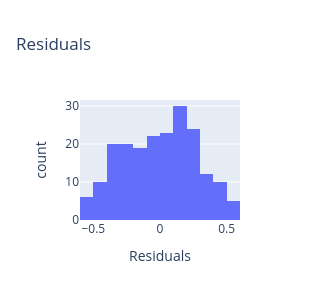

Notebook cell for this chart:
### Markdown cell above
### Supplementary: Controlling for latency & duration（补充：控制延迟与会话时长）

### Code cell
df = df_users.copy().merge(df_pids[['pid','condition','model','mean_response_latency_seconds','session_duration_minutes']],on='pid',how='left')
for col in ['feel_human','belief_human']:
    df[col] = (df[col] - 1) / 6

df['ai'] = (df['condition']!='human_therapist').replace({True: 'AI', False: 'Human'})

display(
    df.groupby('ai')[['belief_human','feel_human']]
      .agg(['mean','std'])
      .map(lambda x: f"{x*100:.1f}%" if pd.notnull(x) else "")
)

# ------------------------------------------------------------------------------------------------------------------------------------
# 运行模型
# ------------------------------------------------------------------------------------------------------------------------------------

for outcome in ['feel_human','belief_human']:

    print_title(outcome)

    # --- 2x4 模型
    model_df = df.loc[df['condition']!='human_therapist',].copy().reset_index(drop=True)

    model_fit = smf.ols(
        f'{outcome} ~ + C(model) * C(condition) + session_duration_minutes + mean_response_latency_seconds',
        data=model_df).fit()

    display_residuals(model_fit)
    anova_table = format_anova_table(model_fit)

    print('[2 x 4 model]')
    print(anova_table)

    # --- 三因素模型
    model_df = df.groupby(['pid','condition'])[[outcome,'session_duration_minutes','mean_response_latency_seconds']].mean().reset_index()

    model_fit = smf.ols(
        f'{outcome} ~ C(condition) + session_duration_minutes + mean_response_latency_seconds',
        data=model_df).fit()

    display_residuals(model_fit)
    anova_table = format_anova_table(model_fit)

    print('[3-way model]')
    print(anova_table)

    print(' ')
    print(anova_pairwise_comparisons(model_fit))

### Figure 1 — Plotly figure (JSON) as saved in the notebook; plotly's stock layout.template omitted (floating-point values rounded to 4 significant figures; data arrays with more than 128 entries replaced by an {"elided": "..."} marker saying what was removed)
{"data": [{"bingroup": "x", "hovertemplate": "variable=0<br>value=%{x}<br>count=%{y}<extra></extra>", "legendgroup": "0", "marker": {"color": "#636efa", "pattern": {"shape": ""}}, "name": "0", "orientation": "v", "showlegend": true, "type": "histogram", "x": {"elided": "201 float values"}, "xaxis": "x", "yaxis": "y"}], "layout": {"barmode": "relative", "height": 300, "legend": {"title": {"text": "variable"}, "tracegroupgap": 0}, "showlegend": false, "title": {"text": "Residuals"}, "width": 300, "xaxis": {"anchor": "y", "domain": [0, 1], "title": {"text": "Residuals"}}, "yaxis": {"anchor": "x", "domain": [0, 1], "title": {"text": "count"}}}}
